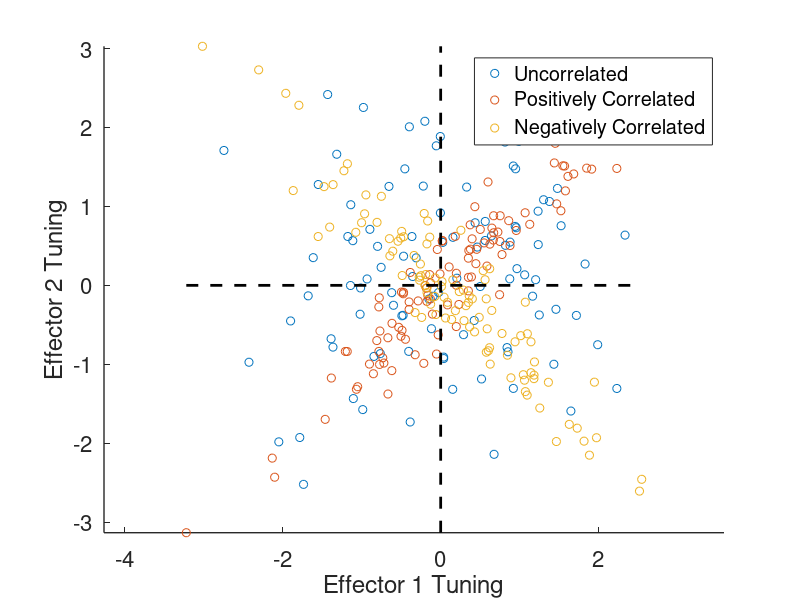

Source code (MATLAB): (Note: this script raises an error after producing the figure.)
%%
%one dimensional tuning with two effectors & different subspace alignments
xAxis = linspace(-2,2,200);
tuningProfile = normpdf(xAxis,0,1)';
tuningProfile = tuningProfile - min(tuningProfile);
tuningProfile = [zeros(100,1); tuningProfile; zeros(100,1)];

nCon = 6;
conditionTuning = linspace(-1,1,nCon);

latentFactors = zeros(length(tuningProfile),nCon);
for t=1:nCon
    latentFactors(:,t) = tuningProfile * conditionTuning(t);
end

nCell = 100;
tuningCoef = cell(3,1);
tuningCoef{1} = randn(nCell,2);
tuningCoef{2} = mvnrnd(zeros(1,2),[1 0.95; 0.95 1], nCell);
tuningCoef{3} = mvnrnd(zeros(1,2),[1, -0.95; -0.95, 1], nCell);

figure
hold on
for c=1:length(tuningCoef)
    plot(tuningCoef{c}(:,1), tuningCoef{c}(:,2), 'o');
end
axis tight;
plot(get(gca,'XLim'),[0 0],'--k','LineWidth',2);
plot([0,0],get(gca,'YLim'),'--k','LineWidth',2);
xlabel('Effector 1 Tuning');
ylabel('Effector 2 Tuning');
set(gca,'FontSize',16,'LineWidth',1);
legend({'Uncorrelated','Positively Correlated','Negatively Correlated'});
axis equal;

allLF = [];
factorCodes = [];
eventIdx = [];
nTrials = 10;
currentIdx = 1;

for c=1:nCon
    for effIdx=1:2
        for t=1:nTrials
            if effIdx==1
                newLF = [latentFactors(:,c), zeros(length(latentFactors), 1)];
            else
                newLF = [zeros(length(latentFactors), 1), latentFactors(:,c)];
            end
            
            allLF = [allLF; newLF];
            factorCodes = [factorCodes; [c, effIdx]];
            eventIdx = [eventIdx; currentIdx+100];
            currentIdx = currentIdx + length(tuningProfile);
        end
    end
end

neuralActivity = cell(length(tuningCoef),1);
for t=1:length(tuningCoef)
    neuralActivity{t} = allLF * tuningCoef{t}';
    neuralActivity{t} = neuralActivity{t} + randn(size(neuralActivity{t}));
end

dPCA_out = cell(length(tuningCoef),1);
for t=1:length(tuningCoef)
    smoothActivity = gaussSmooth_fast(neuralActivity{t}, 3.0);
    dPCA_out{t} = apply_dPCA_simple( smoothActivity, eventIdx, ...
        factorCodes, [-100,300], 0.010, {'Condition', 'Effector', 'CI', 'Eff x Con'} );
end

%%
%radial 8 tuning in the same space with rotated latent factors
xAxis = linspace(-2,2,200);
tuningProfile = normpdf(xAxis,0,1)';
tuningProfile = tuningProfile - min(tuningProfile);
tuningProfile = [zeros(100,1); tuningProfile; zeros(100,1)];

nTarg = 8;
targTheta = linspace(0,2*pi,nTarg+1);
targTheta = targTheta(1:nTarg);
targDir = [cos(targTheta)', sin(targTheta)'];

rotAngles = [0,45,90,180]*(pi/180);
rotDir = cell(length(rotAngles),1);
for t=1:length(rotAngles)
    rotMat = [cos(rotAngles(t)), -sin(rotAngles(t)); sin(rotAngles(t)), cos(rotAngles(t))];
    rotDir{t} = (rotMat*targDir')';
end

nCell = 100;
tuningCoef = randn(nCell,2);

allLF = [];
factorCodes = [];
eventIdx = [];
nTrials = 10;
currentIdx = 1;

for c=1:nTarg
    for rotIdx=1:length(rotAngles)
        for t=1:nTrials
            newLF = [tuningProfile*rotDir{rotIdx}(c,:)];
            
            allLF = [allLF; newLF];
            factorCodes = [factorCodes; [c, rotIdx]];
            eventIdx = [eventIdx; currentIdx+100];
            currentIdx = currentIdx + length(tuningProfile);
        end
    end
end

neuralActivity = allLF * tuningCoef';
neuralActivity = neuralActivity + randn(size(neuralActivity));
smoothActivity = gaussSmooth_fast(neuralActivity, 3.0);

dPCA_out = cell(length(rotAngles),1);
for t=1:(length(rotAngles)-1)
    trlIdx = find(ismember(factorCodes(:,2),[1,t+1]));
    dPCA_out{t} = apply_dPCA_simple( smoothActivity, eventIdx(trlIdx), ...
        factorCodes(trlIdx,:), [-100,300], 0.010, {'Condition', 'Effector', 'CI', 'Eff x Con'} );
end

%%
%simultaneous movement tuning to 2 effectors, single axis
xAxis = linspace(-2,2,200);
tuningProfile = normpdf(xAxis,0,1)';
tuningProfile = tuningProfile - min(tuningProfile);
tuningProfile = [zeros(100,1); tuningProfile; zeros(100,1)];

nCon = 6;
conditionTuning = linspace(-1,1,nCon);

latentFactors = zeros(length(tuningProfile),nCon);
for t=1:nCon
    latentFactors(:,t) = tuningProfile * conditionTuning(t);
end

nCell = 100;
tuningCoef = cell(3,1);
tuningCoef{1} = randn(nCell,2);
tuningCoef{2} = mvnrnd(zeros(1,2),[1 0.95; 0.95 1], nCell);
tuningCoef{3} = mvnrnd(zeros(1,2),[1, -0.95; -0.95, 1], nCell);

figure
hold on
for c=1:length(tuningCoef)
    plot(tuningCoef{c}(:,1), tuningCoef{c}(:,2), 'o');
end
axis tight;
plot(get(gca,'XLim'),[0 0],'--k','LineWidth',2);
plot([0,0],get(gca,'YLim'),'--k','LineWidth',2);
xlabel('Effector 1 Tuning');
ylabel('Effector 2 Tuning');
set(gca,'FontSize',16,'LineWidth',1);
legend({'Uncorrelated','Positively Correlated','Negatively Correlated'});
axis equal;

allLF = [];
factorCodes = [];
eventIdx = [];
nTrials = 10;
currentIdx = 1;

for c1=1:nCon
    for c2=1:nCon
        for t=1:nTrials
            newLF = [latentFactors(:,c1), latentFactors(:,c2)];
            
            allLF = [allLF; newLF];
            factorCodes = [factorCodes; [c1, c2]];
            eventIdx = [eventIdx; currentIdx+100];
            currentIdx = currentIdx + length(tuningProfile);
        end
    end
end

neuralActivity = cell(length(tuningCoef),1);
for t=1:length(tuningCoef)
    neuralActivity{t} = allLF * tuningCoef{t}';
    neuralActivity{t} = neuralActivity{t} + randn(size(neuralActivity{t}));
end

dPCA_out = cell(length(tuningCoef),1);
for t=1:length(tuningCoef)
    smoothActivity = gaussSmooth_fast(neuralActivity{t}, 3.0);
    dPCA_out{t} = apply_dPCA_simple( smoothActivity, eventIdx, ...
        factorCodes, [-100,300], 0.010, {'Eff1', 'Eff2', 'CI', 'Eff1 x Eff2'} );
end


